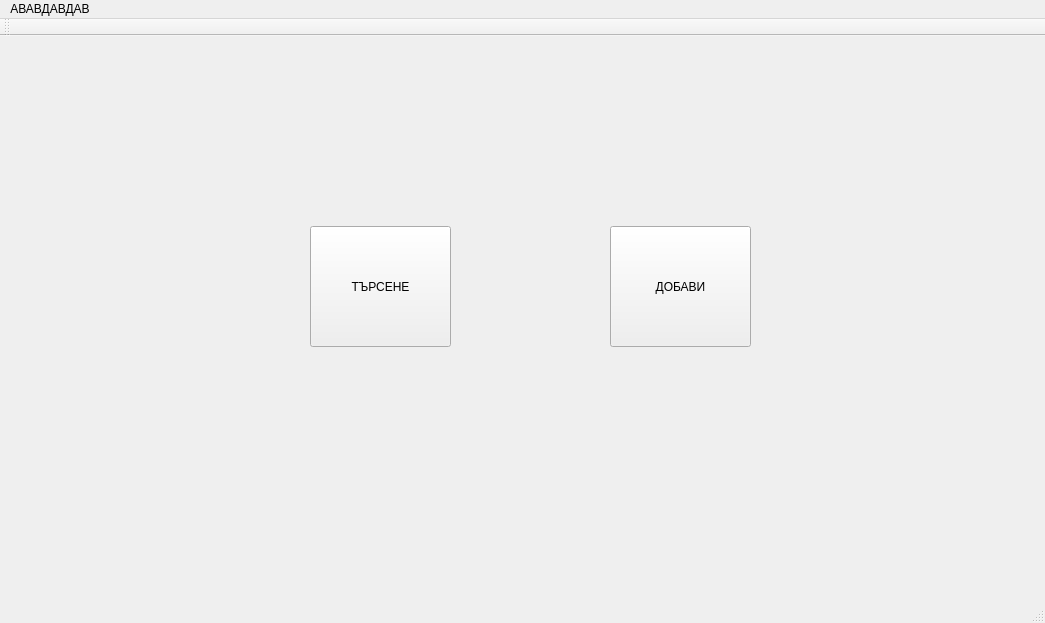
<?xml version="1.0" encoding="UTF-8"?>
<ui version="4.0">
 <class>MainWindow</class>
 <widget class="QMainWindow" name="MainWindow">
  <property name="geometry">
   <rect>
    <x>0</x>
    <y>0</y>
    <width>1045</width>
    <height>623</height>
   </rect>
  </property>
  <property name="windowTitle">
   <string>MainWindow</string>
  </property>
  <widget class="QWidget" name="centralWidget">
   <widget class="QPushButton" name="SEARCH">
    <property name="geometry">
     <rect>
      <x>310</x>
      <y>190</y>
      <width>141</width>
      <height>121</height>
     </rect>
    </property>
    <property name="text">
     <string>ТЪРСЕНЕ</string>
    </property>
   </widget>
   <widget class="QPushButton" name="AddNewClient">
    <property name="geometry">
     <rect>
      <x>610</x>
      <y>190</y>
      <width>141</width>
      <height>121</height>
     </rect>
    </property>
    <property name="text">
     <string>ДОБАВИ</string>
    </property>
    <property name="autoDefault">
     <bool>false</bool>
    </property>
   </widget>
  </widget>
  <widget class="QMenuBar" name="menuBar">
   <property name="geometry">
    <rect>
     <x>0</x>
     <y>0</y>
     <width>1045</width>
     <height>23</height>
    </rect>
   </property>
   <widget class="QMenu" name="menu">
    <property name="title">
     <string>АВАВДАВДАВ</string>
    </property>
   </widget>
   <addaction name="menu"/>
  </widget>
  <widget class="QToolBar" name="mainToolBar">
   <attribute name="toolBarArea">
    <enum>TopToolBarArea</enum>
   </attribute>
   <attribute name="toolBarBreak">
    <bool>false</bool>
   </attribute>
  </widget>
  <widget class="QStatusBar" name="statusBar"/>
 </widget>
 <layoutdefault spacing="6" margin="11"/>
 <resources/>
 <connections/>
</ui>
